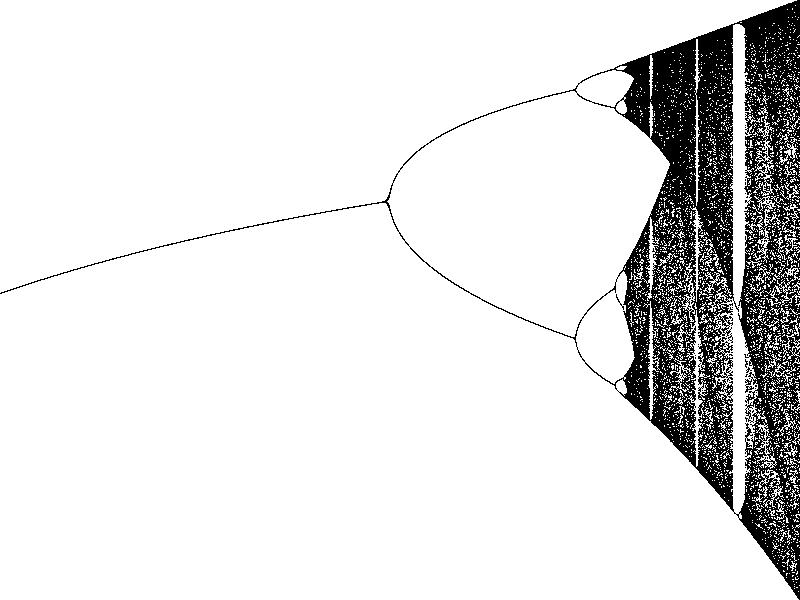

The MATLAB source for this figure:
% Logistics Map 
%       Classic chaos example. Plots semi-stable values of
%       x(n+1) = r*x(n)*(1-x(n)) as r increases to 4.
%
% Michael Hanchak, Dayton OH, USA, 2011
clear
scale = 10000; % determines the level of rounding
maxpoints = 200; % determines maximum values to plot
N = 3000; % number of "r" values to simulate
a = 2.06; % starting value of "r"
b = 3.99; % final value of "r"... anything higher diverges.
rs = linspace(a,b,N); % vector of "r" values
M = 500; % number of iterations of logistics equation
% Loop through the "r" values
for j = 1:length(rs)
    
    r=rs(j); % get current "r"
    x=zeros(M,1); % allocate memory
    x(1) = 0.5; % initial condition (can be anything from 0 to 1)
    
    for i = 2:M, % iterate
        x(i) = r*x(i-1)*(1-x(i-1));
    end
    % only save those unique, semi-stable values
    out{j} = unique(round(scale*x(end-maxpoints:end)));
end
% Rearrange cell array into a large n-by-2 vector for plotting
data = [];
for k = 1:length(rs)
    n = length(out{k});
    data = [data;  rs(k)*ones(n,1),out{k}];
end
% Plot the data
figure(97);clf
h=plot(data(:,1),data(:,2)/scale,'k.');
set(h,'markersize',1)
axis tight
set(gca,'units','normalized','position',[0 0 1 1])
set(gcf,'color','white')
axis off